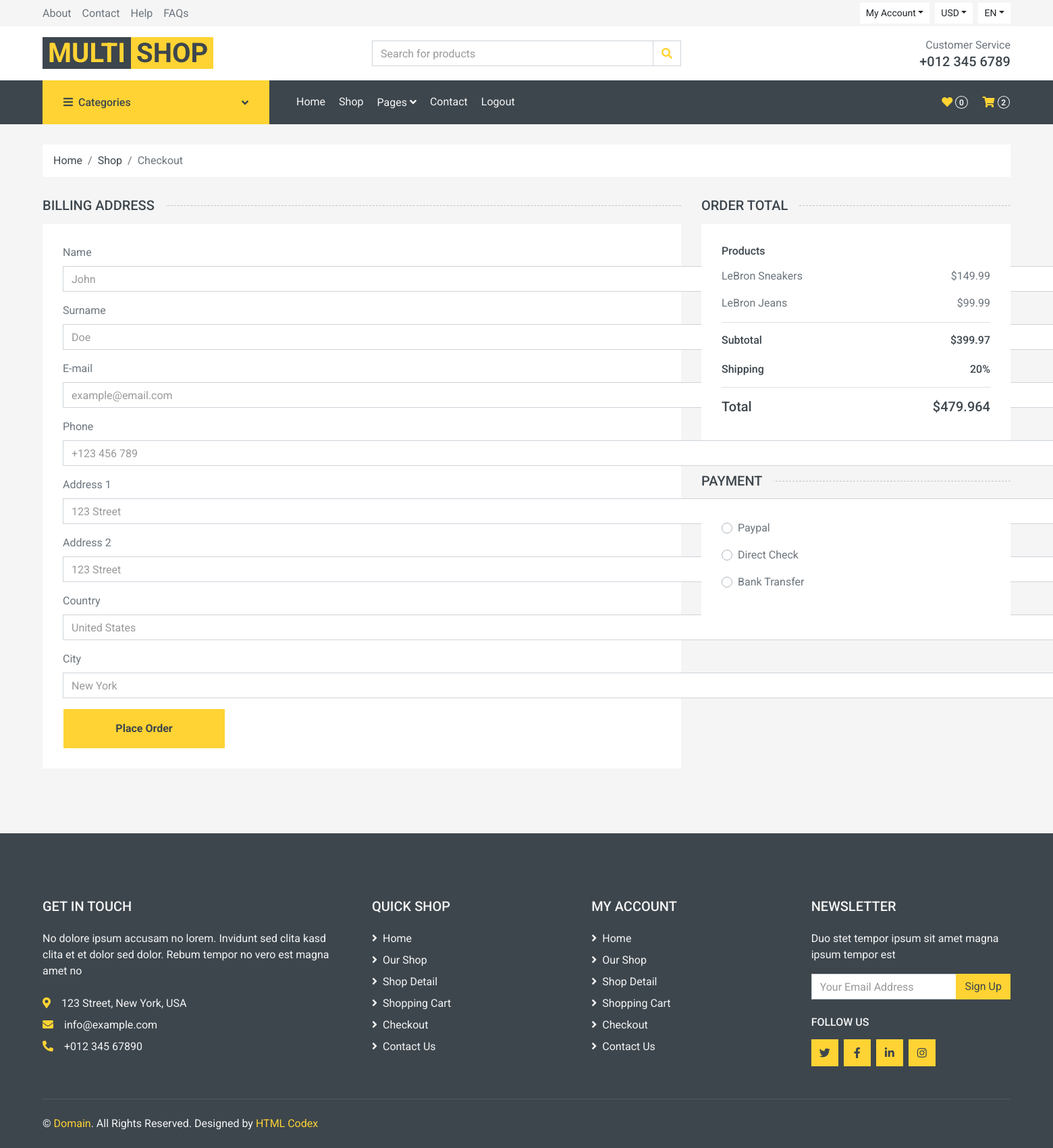
/checkout/ (signed in), run on an earlier commit of the app's database.
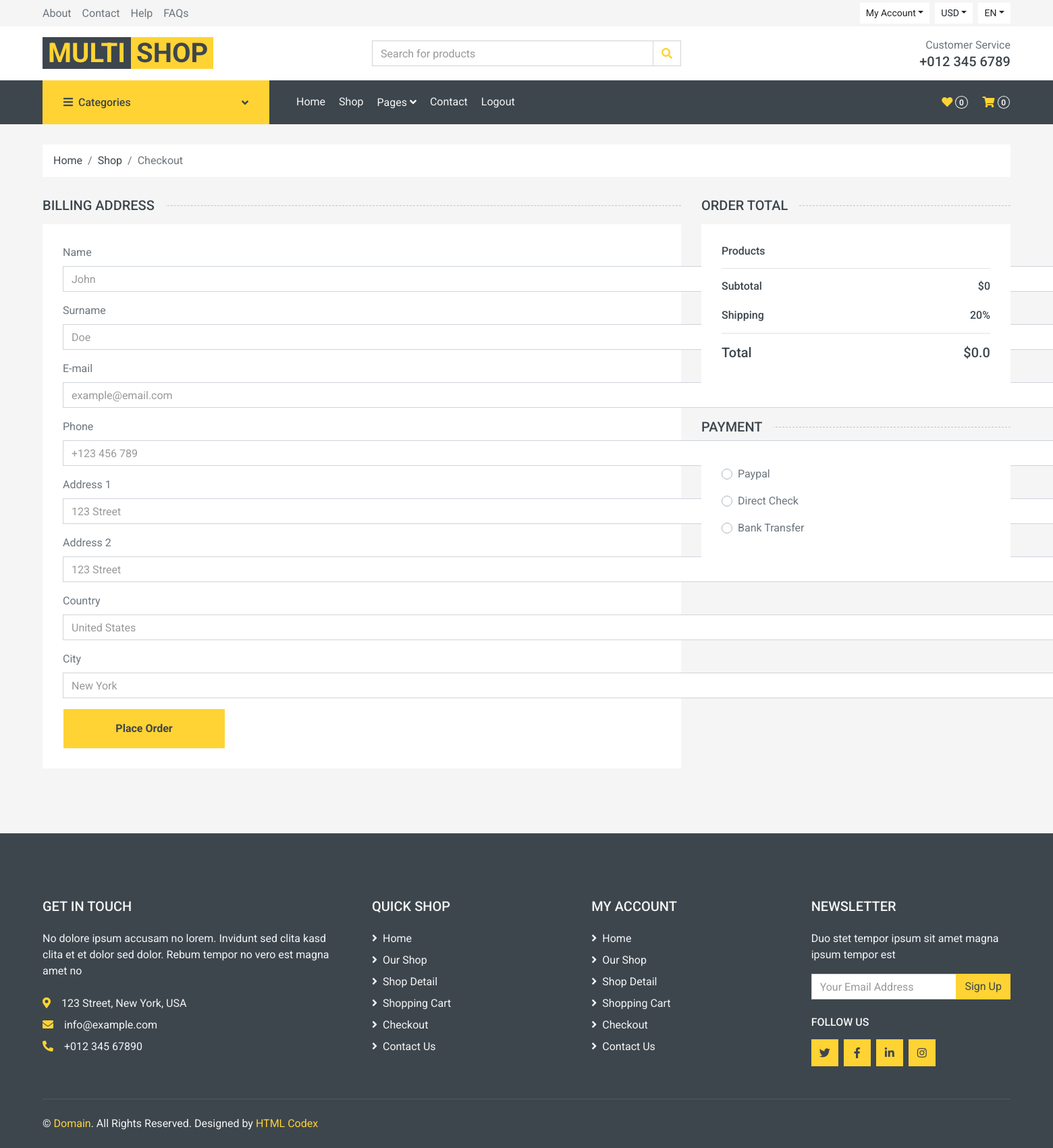
And on a later commit of the database.
### main/models.py (models this page shows, shortened)
class Cart(models.Model):
    user = models.ForeignKey(User, on_delete=models.CASCADE, null=True, blank=True)
    price = models.DecimalField(default=0, decimal_places=2, max_digits=6)

class CartItem(models.Model):
    cart = models.ForeignKey(Cart, related_name="cart_items", on_delete=models.CASCADE)
    product = models.ForeignKey(Product, on_delete=models.CASCADE, default='1')
    quantity = models.PositiveIntegerField(default=1)
    def total_price(self):
        if self.product.is_sale:
            self.cart.price = self.product.sale_price * self.quantity
            return self.product.sale_price * self.quantity
        else:
            self.cart.price = self.product.price * self.quantity
            return self.product.price * self.quantity

class Product(models.Model):
    category = models.ForeignKey(Category, on_delete=models.CASCADE, related_name='product_category')
    name = models.CharField(max_length=300)
    description = models.CharField(max_length=1000, default="", blank=True, null=True)
    image = models.ImageField(upload_to="images/products/")
    price = models.DecimalField(default=0, decimal_places=2, max_digits=6)
    is_sale = models.BooleanField(default=False)
    sale_price = models.DecimalField(default=0, decimal_places=2, max_digits=6)

### main/views.py (the view, shortened to what this page needs)
# urls.py: path('checkout/', views.checkout, name="checkout"),
def checkout(request):
    try:
        if request.user.is_authenticated:
            current_user = request.user
            cart = Cart.objects.get(user=request.user)
            cart_items = CartItem.objects.filter(cart=cart)
            total_price = sum(item.total_price() for item in cart_items)
            taxes_price = total_price + (total_price * 20) / 100
        else:
            cart = 0
    except Cart.DoesNotExist:
        messages.error(request, "Add something to cart first.")
        return redirect('index')
    return render(request, 'main/checkout.html', {'cart': cart, 'cart_items': cart_items, 'total_price': total_price, 'taxes_price': taxes_price, 'MEDIA_URL': settings.MEDIA_URL})

### main/templates/main/checkout.html (shortened to what the changed rows need)
{% extends 'main/base.html' %}
{% block body %}
    <div class="container-fluid">
        <div class="row px-xl-5">
            <div class="col-lg-4">
                <div class="bg-light p-30 mb-5">
                    <div class="border-bottom">
                        {% for item in cart_items %}
                        <div class="d-flex justify-content-between">
                            <p>{{ item.product.name }}</p>
                            <p>${% if item.product.is_sale%}{{ item.product.sale_price }}{% else %}{{ item.product.price }}{% endif %}</p>
                        </div>
                        {% endfor %}
                    </div>
                    <div class="border-bottom pt-3 pb-2">
                        <div class="d-flex justify-content-between mb-3">
                            <h6>Subtotal</h6>
                            <h6>${{ total_price }}</h6>
                        </div>
                    </div>
                    <div class="pt-2">
                        <div class="d-flex justify-content-between mt-2">
                            <h5>Total</h5>
                            <h5>${{ taxes_price }}</h5>
                        </div>
                    </div>
                </div>
            </div>
        </div>
    </div>
{% endblock %}

### main/templates/main/base.html (shortened to what the changed rows need)
{% load static %}
<!DOCTYPE html>
<html lang="en">
<head>
    <link href="https://cdnjs.cloudflare.com/ajax/libs/font-awesome/5.10.0/css/all.min.css" rel="stylesheet">
    <link href="lib/animate/animate.min.css" rel="stylesheet">
    <link href="lib/owlcarousel/assets/owl.carousel.min.css" rel="stylesheet">
    <link href="{% static 'css/style.css' %}" rel="stylesheet">
</head>
<body>
    <div class="container-fluid bg-dark mb-30">
        <div class="row px-xl-5">
            <div class="col-lg-9">
                <nav class="navbar navbar-expand-lg bg-dark navbar-dark py-3 py-lg-0 px-0">
                    <div class="collapse navbar-collapse justify-content-between" id="navbarCollapse">
                        <div class="navbar-nav ml-auto py-0 d-none d-lg-block">
                            <a href="{% url 'cart' %}" class="btn px-0 ml-3">
                                <i class="fas fa-shopping-cart text-primary"></i>
                                <span class="badge text-secondary border border-secondary rounded-circle" style="padding-bottom: 2px;">{% if cart.cart_items.all %}{{ cart.cart_items.all|length }}{% else %}0{% endif %}</span>
                            </a>
                        </div>
                    </div>
                </nav>
            </div>
        </div>
    </div>
    {% block body %}
    {% endblock %}
</body>
</html>

What changed in the data, as far as the page shows it:
removed Cart: cart_items.all|length "2"
removed CartItem: product.name "LeBron Sneakers", product.sale_price "149.99"
removed CartItem: product.name "LeBron Jeans", product.price "99.99"
Also different on the page:
{{ total_price }}: "399.97" → "0"
{{ taxes_price }}: "479.964" → "0.0"
text now shown: "0"
